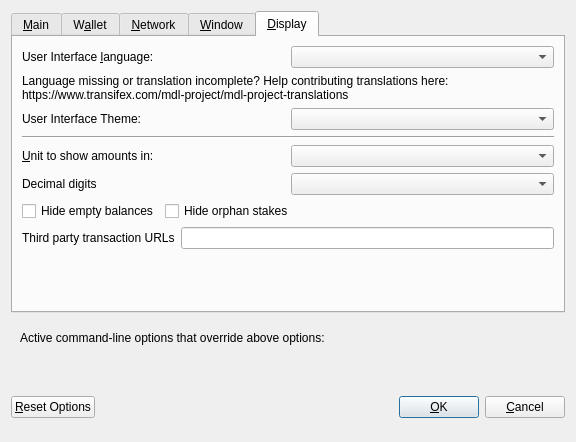
<?xml version="1.0" encoding="UTF-8"?>
<ui version="4.0">
 <class>OptionsDialog</class>
 <widget class="QDialog" name="OptionsDialog">
  <property name="geometry">
   <rect>
    <x>0</x>
    <y>0</y>
    <width>576</width>
    <height>442</height>
   </rect>
  </property>
  <property name="windowTitle">
   <string>Options</string>
  </property>
  <property name="modal">
   <bool>true</bool>
  </property>
  <layout class="QVBoxLayout" name="verticalLayout">
   <item>
    <widget class="QTabWidget" name="tabWidget">
     <property name="currentIndex">
      <number>4</number>
     </property>
     <widget class="QWidget" name="tabMain">
      <attribute name="title">
       <string>&amp;Main</string>
      </attribute>
      <layout class="QVBoxLayout" name="verticalLayout_Main">
       <item>
        <widget class="QCheckBox" name="bitcoinAtStartup">
         <property name="toolTip">
          <string>Automatically start mdl after logging in to the system.</string>
         </property>
         <property name="text">
          <string>&amp;Start mdl on system login</string>
         </property>
        </widget>
       </item>
       <item>
        <layout class="QHBoxLayout" name="horizontalLayout_2_Main">
         <item>
          <widget class="QLabel" name="databaseCacheLabel">
           <property name="text">
            <string>Size of &amp;database cache</string>
           </property>
           <property name="textFormat">
            <enum>Qt::PlainText</enum>
           </property>
           <property name="buddy">
            <cstring>databaseCache</cstring>
           </property>
          </widget>
         </item>
         <item>
          <widget class="QSpinBox" name="databaseCache"/>
         </item>
         <item>
          <widget class="QLabel" name="databaseCacheUnitLabel">
           <property name="text">
            <string>MB</string>
           </property>
           <property name="textFormat">
            <enum>Qt::PlainText</enum>
           </property>
          </widget>
         </item>
         <item>
          <spacer name="horizontalSpacer_2_Main">
           <property name="orientation">
            <enum>Qt::Horizontal</enum>
           </property>
           <property name="sizeHint" stdset="0">
            <size>
             <width>40</width>
             <height>20</height>
            </size>
           </property>
          </spacer>
         </item>
        </layout>
       </item>
       <item>
        <layout class="QHBoxLayout" name="horizontalLayout_3_Main">
         <item>
          <widget class="QLabel" name="threadsScriptVerifLabel">
           <property name="text">
            <string>Number of script &amp;verification threads</string>
           </property>
           <property name="textFormat">
            <enum>Qt::PlainText</enum>
           </property>
           <property name="buddy">
            <cstring>threadsScriptVerif</cstring>
           </property>
          </widget>
         </item>
         <item>
          <widget class="QSpinBox" name="threadsScriptVerif">
           <property name="toolTip">
            <string>(0 = auto, &lt;0 = leave that many cores free)</string>
           </property>
          </widget>
         </item>
         <item>
          <spacer name="horizontalSpacer_3_Main">
           <property name="orientation">
            <enum>Qt::Horizontal</enum>
           </property>
           <property name="sizeHint" stdset="0">
            <size>
             <width>40</width>
             <height>20</height>
            </size>
           </property>
          </spacer>
         </item>
        </layout>
       </item>
       <item>
        <spacer name="verticalSpacer_2">
         <property name="orientation">
          <enum>Qt::Vertical</enum>
         </property>
         <property name="sizeHint" stdset="0">
          <size>
           <width>20</width>
           <height>40</height>
          </size>
         </property>
        </spacer>
       </item>
       <item>
        <widget class="QCheckBox" name="checkBoxZeromintEnable">
         <property name="toolTip">
          <string>Enable automatic minting of MDL units to zMDL</string>
         </property>
         <property name="layoutDirection">
          <enum>Qt::LeftToRight</enum>
         </property>
         <property name="text">
          <string>Enable zMDL Automint</string>
         </property>
        </widget>
       </item>
       <item>
        <layout class="QHBoxLayout" name="horizontalLayout_3">
         <item>
          <widget class="QLabel" name="percentage_label">
           <property name="toolTip">
            <string>Percentage of incoming MDL which get automatically converted to zMDL via Zerocoin Protocol (min: 10%)</string>
           </property>
           <property name="text">
            <string>Percentage of autominted zMDL</string>
           </property>
          </widget>
         </item>
         <item>
          <widget class="QSpinBox" name="zeromintPercentage">
           <property name="minimum">
            <number>1</number>
           </property>
           <property name="maximum">
            <number>100</number>
           </property>
          </widget>
         </item>
        </layout>
       </item>
       <item>
        <layout class="QHBoxLayout" name="horizontalLayout" stretch="0,0">
         <property name="sizeConstraint">
          <enum>QLayout::SetFixedSize</enum>
         </property>
         <item>
          <widget class="QLabel" name="labelPreferredDenom">
           <property name="maximumSize">
            <size>
             <width>16777215</width>
             <height>16777215</height>
            </size>
           </property>
           <property name="toolTip">
            <string>Wait with automatic conversion to Zerocoin until enough MDL for this denomination is available</string>
           </property>
           <property name="text">
            <string>Preferred Automint zMDL Denomination</string>
           </property>
          </widget>
         </item>
         <item>
          <widget class="QComboBox" name="preferredDenom">
           <property name="maximumSize">
            <size>
             <width>16777215</width>
             <height>27</height>
            </size>
           </property>
           <property name="toolTip">
            <string>Wait with automatic conversion to Zerocoin until enough MDL for this denomination is available</string>
           </property>
           <property name="maxVisibleItems">
            <number>9</number>
           </property>
           <property name="maxCount">
            <number>9</number>
           </property>
          </widget>
         </item>
        </layout>
       </item>
      </layout>
     </widget>
     <widget class="QWidget" name="tabWallet">
      <attribute name="title">
       <string>W&amp;allet</string>
      </attribute>
      <layout class="QVBoxLayout" name="verticalLayout_Wallet">
       <item>
        <layout class="QHBoxLayout" name="horizontalLayout_2_Wallet">
         <item>
          <widget class="QLabel" name="labelStakeSplitThresholdText">
           <property name="text">
            <string>Stake split threshold:</string>
           </property>
          </widget>
         </item>
         <item>
          <widget class="QSpinBox" name="spinBoxStakeSplitThreshold">
           <property name="minimum">
            <number>1</number>
           </property>
           <property name="maximum">
            <number>999999</number>
           </property>
          </widget>
         </item>
        </layout>
       </item>
       <item>
        <widget class="QGroupBox" name="groupBox">
         <property name="title">
          <string>Expert</string>
         </property>
         <layout class="QVBoxLayout" name="verticalLayout_2">
          <item>
           <widget class="QCheckBox" name="coinControlFeatures">
            <property name="toolTip">
             <string>Whether to show coin control features or not.</string>
            </property>
            <property name="text">
             <string>Enable coin &amp;control features</string>
            </property>
           </widget>
          </item>
          <item>
           <widget class="QCheckBox" name="showMasternodesTab">
            <property name="toolTip">
             <string>Show additional tab listing all your masternodes in first sub-tab&lt;br/&gt;and all masternodes on the network in second sub-tab.</string>
            </property>
            <property name="text">
             <string>Show Masternodes Tab</string>
            </property>
           </widget>
          </item>
          <item>
           <widget class="QCheckBox" name="spendZeroConfChange">
            <property name="toolTip">
             <string>If you disable the spending of unconfirmed change, the change from a transaction&lt;br/&gt;cannot be used until that transaction has at least one confirmation.&lt;br/&gt;This also affects how your balance is computed.</string>
            </property>
            <property name="text">
             <string>&amp;Spend unconfirmed change</string>
            </property>
           </widget>
          </item>
         </layout>
        </widget>
       </item>
       <item>
        <spacer name="verticalSpacer_Wallet">
         <property name="orientation">
          <enum>Qt::Vertical</enum>
         </property>
         <property name="sizeHint" stdset="0">
          <size>
           <width>20</width>
           <height>40</height>
          </size>
         </property>
        </spacer>
       </item>
      </layout>
     </widget>
     <widget class="QWidget" name="tabNetwork">
      <attribute name="title">
       <string>&amp;Network</string>
      </attribute>
      <layout class="QVBoxLayout" name="verticalLayout_Network">
       <item>
        <widget class="QCheckBox" name="mapPortUpnp">
         <property name="toolTip">
          <string>Automatically open the mdl client port on the router. This only works when your router supports UPnP and it is enabled.</string>
         </property>
         <property name="text">
          <string>Map port using &amp;UPnP</string>
         </property>
        </widget>
       </item>
       <item>
        <widget class="QCheckBox" name="allowIncoming">
         <property name="toolTip">
          <string>Accept connections from outside</string>
         </property>
         <property name="text">
          <string>Allow incoming connections</string>
         </property>
        </widget>
       </item>
       <item>
        <widget class="QCheckBox" name="connectSocks">
         <property name="toolTip">
          <string>Connect to the mdl network through a SOCKS5 proxy.</string>
         </property>
         <property name="text">
          <string>&amp;Connect through SOCKS5 proxy (default proxy):</string>
         </property>
        </widget>
       </item>
       <item>
        <layout class="QHBoxLayout" name="horizontalLayout_1_Network">
         <item>
          <widget class="QLabel" name="proxyIpLabel">
           <property name="text">
            <string>Proxy &amp;IP:</string>
           </property>
           <property name="textFormat">
            <enum>Qt::PlainText</enum>
           </property>
           <property name="buddy">
            <cstring>proxyIp</cstring>
           </property>
          </widget>
         </item>
         <item>
          <widget class="QValidatedLineEdit" name="proxyIp">
           <property name="minimumSize">
            <size>
             <width>140</width>
             <height>0</height>
            </size>
           </property>
           <property name="maximumSize">
            <size>
             <width>140</width>
             <height>16777215</height>
            </size>
           </property>
           <property name="toolTip">
            <string>IP address of the proxy (e.g. IPv4: 127.0.0.1 / IPv6: ::1)</string>
           </property>
          </widget>
         </item>
         <item>
          <widget class="QLabel" name="proxyPortLabel">
           <property name="text">
            <string>&amp;Port:</string>
           </property>
           <property name="textFormat">
            <enum>Qt::PlainText</enum>
           </property>
           <property name="buddy">
            <cstring>proxyPort</cstring>
           </property>
          </widget>
         </item>
         <item>
          <widget class="QLineEdit" name="proxyPort">
           <property name="minimumSize">
            <size>
             <width>55</width>
             <height>0</height>
            </size>
           </property>
           <property name="maximumSize">
            <size>
             <width>55</width>
             <height>16777215</height>
            </size>
           </property>
           <property name="toolTip">
            <string>Port of the proxy (e.g. 9050)</string>
           </property>
          </widget>
         </item>
         <item>
          <spacer name="horizontalSpacer_1_Network">
           <property name="orientation">
            <enum>Qt::Horizontal</enum>
           </property>
           <property name="sizeHint" stdset="0">
            <size>
             <width>40</width>
             <height>20</height>
            </size>
           </property>
          </spacer>
         </item>
        </layout>
       </item>
       <item>
        <spacer name="verticalSpacer_Network">
         <property name="orientation">
          <enum>Qt::Vertical</enum>
         </property>
         <property name="sizeHint" stdset="0">
          <size>
           <width>20</width>
           <height>40</height>
          </size>
         </property>
        </spacer>
       </item>
      </layout>
     </widget>
     <widget class="QWidget" name="tabWindow">
      <attribute name="title">
       <string>&amp;Window</string>
      </attribute>
      <layout class="QVBoxLayout" name="verticalLayout_Window">
       <item>
        <widget class="QCheckBox" name="minimizeToTray">
         <property name="toolTip">
          <string>Show only a tray icon after minimizing the window.</string>
         </property>
         <property name="text">
          <string>&amp;Minimize to the tray instead of the taskbar</string>
         </property>
        </widget>
       </item>
       <item>
        <widget class="QCheckBox" name="minimizeOnClose">
         <property name="toolTip">
          <string>Minimize instead of exit the application when the window is closed. When this option is enabled, the application will be closed only after selecting Quit in the menu.</string>
         </property>
         <property name="text">
          <string>M&amp;inimize on close</string>
         </property>
        </widget>
       </item>
       <item>
        <spacer name="verticalSpacer_Window">
         <property name="orientation">
          <enum>Qt::Vertical</enum>
         </property>
         <property name="sizeHint" stdset="0">
          <size>
           <width>20</width>
           <height>40</height>
          </size>
         </property>
        </spacer>
       </item>
      </layout>
     </widget>
     <widget class="QWidget" name="tabDisplay">
      <attribute name="title">
       <string>&amp;Display</string>
      </attribute>
      <layout class="QVBoxLayout" name="verticalLayout_Display">
       <item>
        <layout class="QHBoxLayout" name="horizontalLayout_1_Display">
         <item>
          <widget class="QLabel" name="langLabel">
           <property name="text">
            <string>User Interface &amp;language:</string>
           </property>
           <property name="textFormat">
            <enum>Qt::PlainText</enum>
           </property>
           <property name="buddy">
            <cstring>lang</cstring>
           </property>
          </widget>
         </item>
         <item>
          <widget class="QValueComboBox" name="lang">
           <property name="toolTip">
            <string>The user interface language can be set here. This setting will take effect after restarting mdl.</string>
           </property>
          </widget>
         </item>
        </layout>
       </item>
       <item>
        <widget class="QLabel" name="label_3">
         <property name="toolTip">
          <string notr="true"/>
         </property>
         <property name="statusTip">
          <string notr="true"/>
         </property>
         <property name="whatsThis">
          <string notr="true"/>
         </property>
         <property name="accessibleName">
          <string notr="true"/>
         </property>
         <property name="text">
          <string>Language missing or translation incomplete? Help contributing translations here:
https://www.transifex.com/mdl-project/mdl-project-translations</string>
         </property>
         <property name="wordWrap">
          <bool>true</bool>
         </property>
         <property name="openExternalLinks">
          <bool>true</bool>
         </property>
         <property name="textInteractionFlags">
          <set>Qt::TextBrowserInteraction</set>
         </property>
        </widget>
       </item>
       <item>
        <layout class="QHBoxLayout" name="horizontalLayout_2_Display" stretch="0,0">
         <item>
          <widget class="QLabel" name="themeLabel">
           <property name="text">
            <string>User Interface Theme:</string>
           </property>
          </widget>
         </item>
         <item>
          <widget class="QValueComboBox" name="theme"/>
         </item>
        </layout>
       </item>
       <item>
        <widget class="Line" name="line">
         <property name="orientation">
          <enum>Qt::Horizontal</enum>
         </property>
        </widget>
       </item>
       <item>
        <layout class="QHBoxLayout" name="horizontalLayout_3_Display">
         <item>
          <widget class="QLabel" name="unitLabel">
           <property name="text">
            <string>&amp;Unit to show amounts in:</string>
           </property>
           <property name="textFormat">
            <enum>Qt::PlainText</enum>
           </property>
           <property name="buddy">
            <cstring>unit</cstring>
           </property>
          </widget>
         </item>
         <item>
          <widget class="QValueComboBox" name="unit">
           <property name="toolTip">
            <string>Choose the default subdivision unit to show in the interface and when sending coins.</string>
           </property>
          </widget>
         </item>
        </layout>
       </item>
       <item>
        <layout class="QHBoxLayout" name="horizontalLayout_4_Display">
         <item>
          <widget class="QLabel" name="digitsLabel">
           <property name="text">
            <string>Decimal digits</string>
           </property>
          </widget>
         </item>
         <item>
          <widget class="QValueComboBox" name="digits"/>
         </item>
        </layout>
       </item>
       <item>
        <layout class="QHBoxLayout" name="horizontalLayout_5_Display">
         <item>
          <widget class="QCheckBox" name="checkBoxHideZeroBalances">
           <property name="toolTip">
            <string>Hide empty balances</string>
           </property>
           <property name="layoutDirection">
            <enum>Qt::LeftToRight</enum>
           </property>
           <property name="text">
            <string>Hide empty balances</string>
           </property>
          </widget>
         </item>
         <item>
          <widget class="QCheckBox" name="checkBoxHideOrphans">
           <property name="toolTip">
            <string>Hide orphan stakes in transaction lists</string>
           </property>
           <property name="text">
            <string>Hide orphan stakes</string>
           </property>
          </widget>
         </item>
         <item>
          <spacer name="horizontalSpacer">
           <property name="orientation">
            <enum>Qt::Horizontal</enum>
           </property>
           <property name="sizeHint" stdset="0">
            <size>
             <width>40</width>
             <height>20</height>
            </size>
           </property>
          </spacer>
         </item>
        </layout>
       </item>
       <item>
        <layout class="QHBoxLayout" name="horizontalLayout_6_Display">
         <item>
          <widget class="QLabel" name="thirdPartyTxUrlsLabel">
           <property name="toolTip">
            <string>Third party URLs (e.g. a block explorer) that appear in the transactions tab as context menu items. %s in the URL is replaced by transaction hash. Multiple URLs are separated by vertical bar |.</string>
           </property>
           <property name="text">
            <string>Third party transaction URLs</string>
           </property>
           <property name="buddy">
            <cstring>thirdPartyTxUrls</cstring>
           </property>
          </widget>
         </item>
         <item>
          <widget class="QLineEdit" name="thirdPartyTxUrls">
           <property name="toolTip">
            <string>Third party URLs (e.g. a block explorer) that appear in the transactions tab as context menu items. %s in the URL is replaced by transaction hash. Multiple URLs are separated by vertical bar |.</string>
           </property>
          </widget>
         </item>
        </layout>
       </item>
       <item>
        <spacer name="verticalSpacer">
         <property name="orientation">
          <enum>Qt::Vertical</enum>
         </property>
         <property name="sizeHint" stdset="0">
          <size>
           <width>20</width>
           <height>40</height>
          </size>
         </property>
        </spacer>
       </item>
      </layout>
     </widget>
    </widget>
   </item>
   <item>
    <widget class="QFrame" name="frame">
     <layout class="QVBoxLayout" name="verticalLayout_Bottom">
      <item>
       <layout class="QHBoxLayout" name="horizontalLayout_Bottom">
        <item>
         <widget class="QLabel" name="overriddenByCommandLineInfoLabel">
          <property name="text">
           <string>Active command-line options that override above options:</string>
          </property>
          <property name="textFormat">
           <enum>Qt::PlainText</enum>
          </property>
         </widget>
        </item>
        <item>
         <spacer name="horizontalSpacer_Bottom">
          <property name="orientation">
           <enum>Qt::Horizontal</enum>
          </property>
          <property name="sizeHint" stdset="0">
           <size>
            <width>40</width>
            <height>20</height>
           </size>
          </property>
         </spacer>
        </item>
       </layout>
      </item>
      <item>
       <widget class="QLabel" name="overriddenByCommandLineLabel">
        <property name="text">
         <string/>
        </property>
        <property name="textFormat">
         <enum>Qt::PlainText</enum>
        </property>
        <property name="wordWrap">
         <bool>true</bool>
        </property>
       </widget>
      </item>
     </layout>
    </widget>
   </item>
   <item>
    <layout class="QHBoxLayout" name="horizontalLayout_Buttons">
     <item>
      <widget class="QPushButton" name="resetButton">
       <property name="toolTip">
        <string>Reset all client options to default.</string>
       </property>
       <property name="text">
        <string>&amp;Reset Options</string>
       </property>
       <property name="autoDefault">
        <bool>false</bool>
       </property>
      </widget>
     </item>
     <item>
      <spacer name="horizontalSpacer_1">
       <property name="orientation">
        <enum>Qt::Horizontal</enum>
       </property>
       <property name="sizeHint" stdset="0">
        <size>
         <width>40</width>
         <height>48</height>
        </size>
       </property>
      </spacer>
     </item>
     <item>
      <widget class="QLabel" name="statusLabel">
       <property name="minimumSize">
        <size>
         <width>200</width>
         <height>0</height>
        </size>
       </property>
       <property name="font">
        <font>
         <weight>75</weight>
         <bold>true</bold>
        </font>
       </property>
       <property name="text">
        <string/>
       </property>
       <property name="textFormat">
        <enum>Qt::PlainText</enum>
       </property>
       <property name="wordWrap">
        <bool>true</bool>
       </property>
      </widget>
     </item>
     <item>
      <spacer name="horizontalSpacer_2">
       <property name="orientation">
        <enum>Qt::Horizontal</enum>
       </property>
       <property name="sizeHint" stdset="0">
        <size>
         <width>40</width>
         <height>48</height>
        </size>
       </property>
      </spacer>
     </item>
     <item>
      <widget class="QPushButton" name="okButton">
       <property name="text">
        <string>&amp;OK</string>
       </property>
       <property name="autoDefault">
        <bool>false</bool>
       </property>
       <property name="default">
        <bool>true</bool>
       </property>
      </widget>
     </item>
     <item>
      <widget class="QPushButton" name="cancelButton">
       <property name="text">
        <string>&amp;Cancel</string>
       </property>
       <property name="autoDefault">
        <bool>false</bool>
       </property>
      </widget>
     </item>
    </layout>
   </item>
  </layout>
 </widget>
 <customwidgets>
  <customwidget>
   <class>QValidatedLineEdit</class>
   <extends>QLineEdit</extends>
   <header>qvalidatedlineedit.h</header>
  </customwidget>
  <customwidget>
   <class>QValueComboBox</class>
   <extends>QComboBox</extends>
   <header>qvaluecombobox.h</header>
  </customwidget>
 </customwidgets>
 <resources/>
 <connections/>
</ui>
